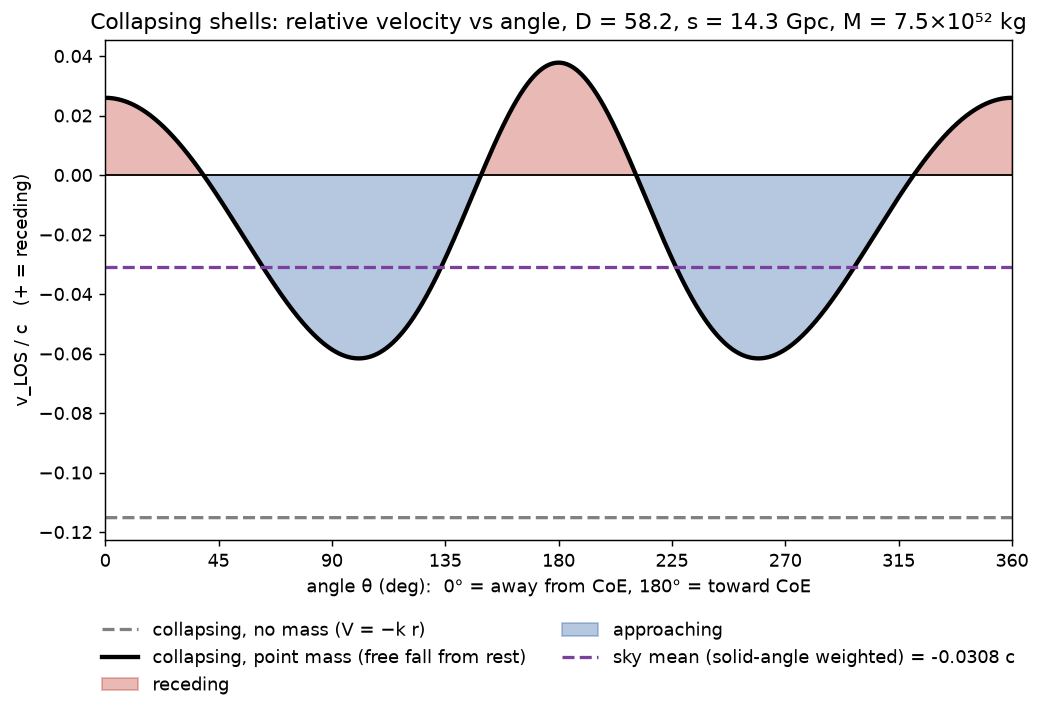

Generate this figure with Python:
import numpy as np, matplotlib; matplotlib.use("Agg"); import matplotlib.pyplot as plt
exec(open("rel_angle_cc.py").read().split("res={}")[0])
def vlos(vf):
    vr=vf(rp)[:,None]*xp/rp[:,None]-vf(np.array(D))*xo/D; return (vr*n).sum(1)/c
ff=vlos(lambda r:-np.sqrt(2*GM/(r*GPC))); nm=vlos(lambda r:-k*r)
w=np.abs(np.sin(t)); mean=(ff*w).sum()/w.sum()
f,ax=plt.subplots(figsize=(9,5)); ax.axhline(0,color="k",lw=1)
ax.plot(ang,nm,color="0.5",ls="--",lw=1.8,label="collapsing, no mass (V = −k r)")
ax.plot(ang,ff,color="k",lw=2.4,label="collapsing, point mass (free fall from rest)")
ax.fill_between(ang,ff,0,where=ff>0,color="#c0392b",alpha=.35,label="receding")
ax.fill_between(ang,ff,0,where=ff<0,color="#2e5fa8",alpha=.35,label="approaching")
ax.axhline(mean,color="#7b3fa0",ls="--",lw=1.8,label="sky mean (solid-angle weighted) = %+.3g c"%mean)
ax.set_xlim(0,360); ax.set_xticks(range(0,361,45)); ax.set_xlabel("angle θ (deg):  0° = away from CoE, 180° = toward CoE")
ax.set_ylabel("v_LOS / c   (+ = receding)")
ax.set_title("Collapsing shells: relative velocity vs angle, D = 58.2, s = 14.3 Gpc, M = 7.5×10⁵² kg")
ax.legend(frameon=False,ncol=2,loc="upper center",bbox_to_anchor=(0.5,-0.13)); f.savefig("rel_vel_collapse_only_c.png",dpi=130,bbox_inches="tight")
print(mean, ff[0],ff[1440],ff.min(),nm[0])
